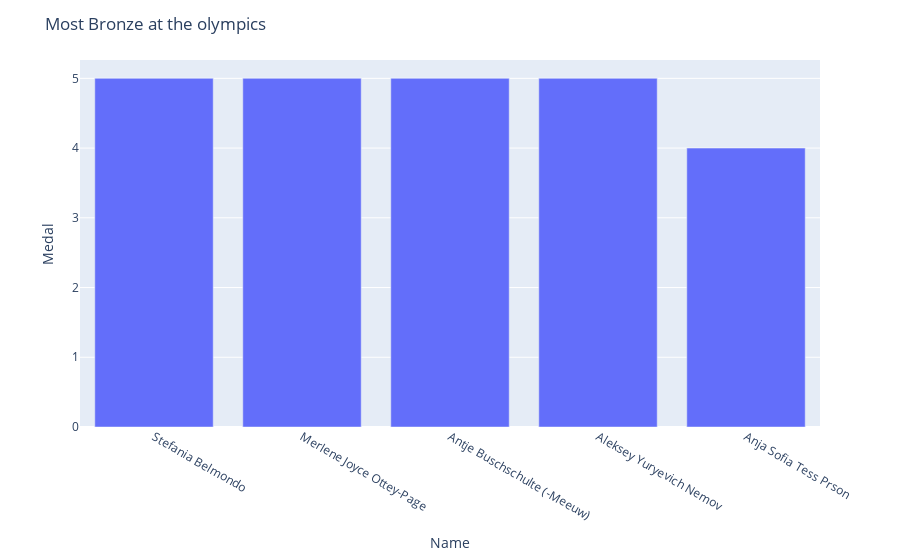

Notebook source saved alongside this figure:
### Code cell
fig = px.bar(bronze, x='Name', y='Medal',hover_data=['Sport', 'NOC'])
fig.update_layout(title='Most Bronze at the olympics')
fig.show()

### Figure 1 — Plotly figure (JSON) as saved in the notebook; plotly's stock layout.template omitted (floating-point values rounded to 4 significant figures)
{"data": [{"alignmentgroup": "True", "customdata": [["Cross Country Skiing", "ITA"], ["Athletics", "JAM"], ["Swimming", "GER"], ["Gymnastics", "RUS"], ["Alpine Skiing", "SWE"]], "hovertemplate": "Name=%{x}<br>Medal=%{y}<br>Sport=%{customdata[0]}<br>NOC=%{customdata[1]}<extra></extra>", "legendgroup": "", "marker": {"color": "#636efa", "pattern": {"shape": ""}}, "name": "", "offsetgroup": "", "orientation": "v", "showlegend": false, "textposition": "auto", "type": "bar", "x": ["Stefania Belmondo", "Merlene Joyce Ottey-Page", "Antje Buschschulte (-Meeuw)", "Aleksey Yuryevich Nemov", "Anja Sofia Tess Prson"], "xaxis": "x", "y": [5, 5, 5, 5, 4], "yaxis": "y"}], "layout": {"barmode": "relative", "legend": {"tracegroupgap": 0}, "margin": {"t": 60}, "title": {"text": "Most Bronze at the olympics"}, "xaxis": {"anchor": "y", "domain": [0, 1], "title": {"text": "Name"}}, "yaxis": {"anchor": "x", "domain": [0, 1], "title": {"text": "Medal"}}}}
